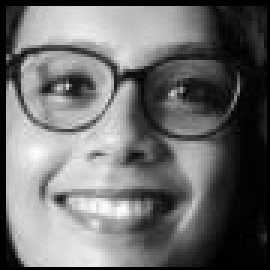
#> input picture media/HOG_Test/20-05-2020/1.jpg, 90 x 90 px (shown 3 times larger)
$ python -i LBPH.py   (imports and definitions only)
#> lines starting #> are read from the running program, lines starting #| are printed output that depends on the picture
#names = ["Aishee","Akanksha","Arkaprabha","Parnavi","Ritodeep","Rohit","Sayan","Sukrita"]

import pandas as pd
# [1 line that did not run here, left out]
# [1 line that did not run here, left out]


from tqdm import tqdm

import os

import numpy as np

import cv2
import os.path

import re

import os

from matplotlib import style
import seaborn as sns

#model selection
from sklearn.model_selection import train_test_split
from sklearn.preprocessing import LabelEncoder

# [2 lines not run here, left out]


def assign_label(img,student_name):
    return student_name

# [102 lines left out: functions make_train_data, train, evaluate, sort_int, test_data, predict, not called in this run]

def predict_single(path):
#    path = 'F:/academic_project/project/HOG1/test/1.jpg'
#> called with path = '../media/HOG_Test/20-05-2020/1.jpg'
    img = cv2.imread(path,0)
#> img is the input picture: shape (90, 90); min 0, max 252, mean 108.9
    img = cv2.resize(img, (150,150))
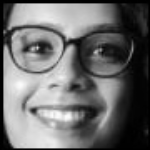
#> img: shape (150, 150); min 0, max 251, mean 108.8
    img = cv2.normalize(img, None, 0, 255, cv2.NORM_MINMAX)

    face_recognizer = cv2.face.LBPHFaceRecognizer_create()
#> (the run stopped early here; a loop or call above may not have finished)

$ run again, on media/HOG_Test/20-05-2020/2.jpg
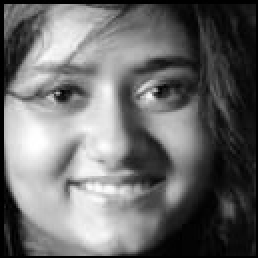
#> input picture media/HOG_Test/20-05-2020/2.jpg, 129 x 129 px (shown 2 times larger)
#> in predict_single, img is the input picture: shape (129, 129); min 0, max 255, mean 107.2
#> in predict_single, `img = cv2.resize(img, (150,150))`:
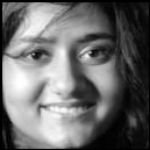
#> img: shape (150, 150); min 0, max 255, mean 107.1

$ run again, on media/HOG_Test/20-05-2020/3.jpg
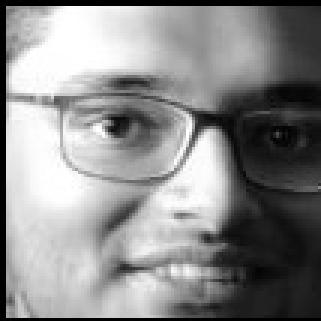
#> input picture media/HOG_Test/20-05-2020/3.jpg, 107 x 107 px (shown 3 times larger)
#> in predict_single, img is the input picture: shape (107, 107); min 0, max 255, mean 139
#> in predict_single, `img = cv2.resize(img, (150,150))`:
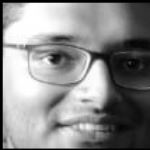
#> img: shape (150, 150); min 0, max 255, mean 139

$ run again, on media/HOG_Test/20-05-2020/4.jpg
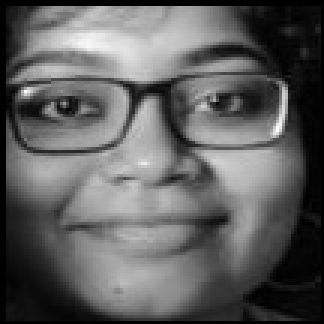
#> input picture media/HOG_Test/20-05-2020/4.jpg, 108 x 108 px (shown 3 times larger)
#> in predict_single, img is the input picture: shape (108, 108); min 0, max 254, mean 95
#> in predict_single, `img = cv2.resize(img, (150,150))`:
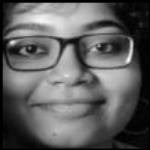
#> img: shape (150, 150); min 0, max 253, mean 95
